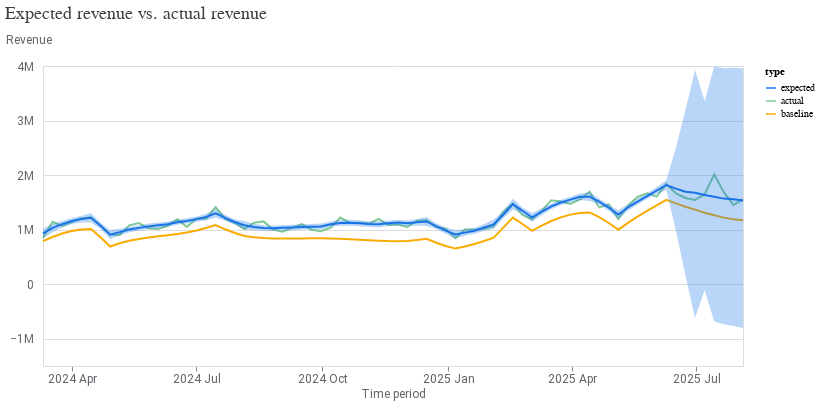

The notebook cell saved with this chart:
### Code cell
# Fit plot (observed vs predicted)
visualizer.ModelFit(mmm, use_kpi=False).plot_model_fit()

### Figure 1 — Vega-Lite specification as saved in the notebook (floating-point values rounded to 4 significant figures; data arrays with more than 128 entries replaced by an {"elided": "..."} marker saying what was removed)
{"config": {"view": {"continuousWidth": 300, "continuousHeight": 300}, "axis": {"labelColor": "#5F6368", "labelFont": "Roboto", "labelFontSize": 12, "titleColor": "#5F6368", "titleFont": "Roboto", "titleFontSize": 12, "titleFontWeight": "normal"}}, "layer": [{"mark": {"type": "line"}, "encoding": {"color": {"field": "type", "scale": {"domain": ["expected", "actual", "baseline"], "range": ["#1A73E8", "#81C995", "#F9AB00"]}, "type": "nominal"}, "x": {"axis": {"domainColor": "#DADCE0", "format": "%Y %b", "grid": false, "tickCount": 8}, "field": "time", "title": "Time period", "type": "temporal"}, "y": {"axis": {"domain": false, "labelExpr": "replace(format(datum.value, '.3~s'), 'G', 'B')", "labelPadding": 10, "tickCount": 5, "ticks": false, "titleAlign": "left", "titleAngle": 0, "titleY": -20}, "field": "mean", "title": "Revenue", "type": "quantitative"}}}, {"mark": {"type": "area", "opacity": 0.3}, "encoding": {"color": {"field": "type", "legend": null, "scale": {"domain": ["expected"], "range": ["#1A73E8"]}, "type": "nominal"}, "x": {"field": "time", "type": "temporal"}, "y": {"field": "ci_hi", "type": "quantitative"}, "y2": {"field": "ci_lo"}}}], "data": {"name": "data-340ce20e3669eec06eabb8af19e1e4f7"}, "resolve": {"scale": {"color": "independent"}}, "title": {"text": "Expected revenue vs. actual revenue", "anchor": "start", "color": "#3C4043", "font": "Google Sans Display", "fontSize": 18, "fontWeight": "normal", "offset": 10}, "width": 700, "$schema": "https://vega.github.io/schema/vega-lite/v5.20.1.json", "datasets": {"data-340ce20e3669eec06eabb8af19e1e4f7": {"elided": "222 records"}}}
